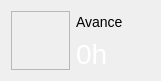
   <widget class="QWidget" name="layoutWidget_2">
    <property name="geometry">
     <rect>
      <x>400</x>
      <y>40</y>
      <width>161</width>
      <height>61</height>
     </rect>
    </property>
    <layout class="QHBoxLayout" name="horizontalLayout_4">
     <item>
      <widget class="QFrame" name="frame_3">
       <property name="minimumSize">
        <size>
         <width>59</width>
         <height>59</height>
        </size>
       </property>
       <property name="maximumSize">
        <size>
         <width>59</width>
         <height>59</height>
        </size>
       </property>
       <property name="styleSheet">
        <string notr="true">border-image: url(:/clock/pictures/calendar.png) 0 0 0 0 stretch stretch;</string>
       </property>
       <property name="frameShape">
        <enum>QFrame::StyledPanel</enum>
       </property>
       <property name="frameShadow">
        <enum>QFrame::Raised</enum>
       </property>
      </widget>
     </item>
     <item>
      <layout class="QVBoxLayout" name="verticalLayout_4">
       <item>
        <widget class="QLabel" name="label_6">
         <property name="styleSheet">
          <string notr="true">font-size: 14px;</string>
         </property>
         <property name="text">
          <string>Avance</string>
         </property>
        </widget>
       </item>
       <item>
        <widget class="QLabel" name="overtime_time_label">
         <property name="styleSheet">
          <string notr="true">font-size: 28px;
color: white;</string>
         </property>
         <property name="text">
          <string>0h</string>
         </property>
        </widget>
       </item>
      </layout>
     </item>
    </layout>
   </widget>
